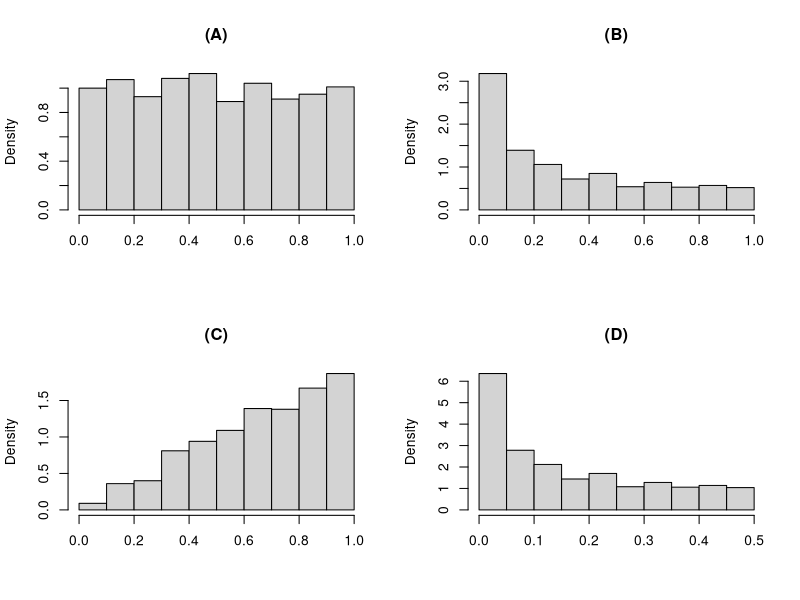
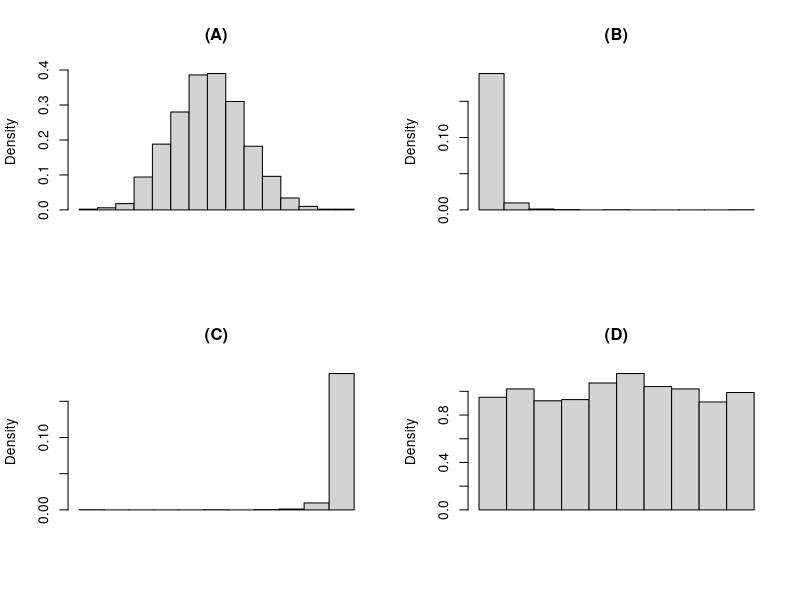
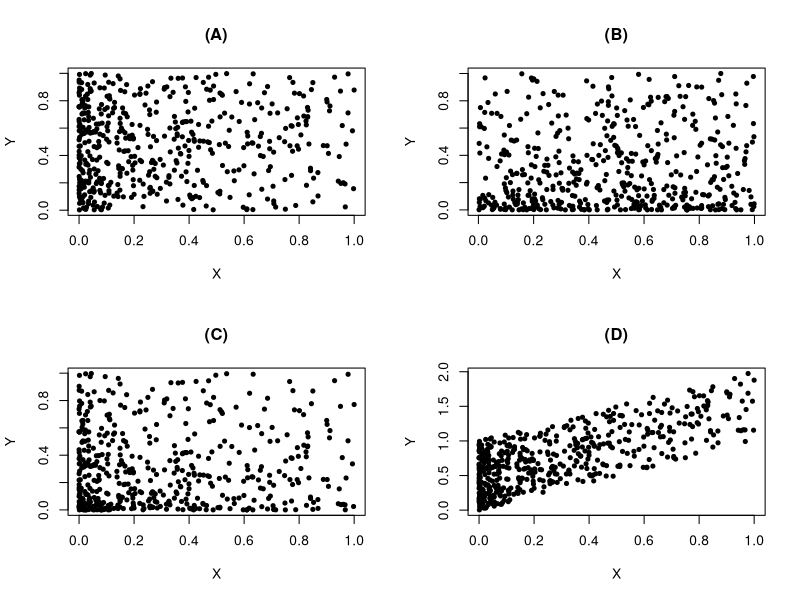

These figures' R source, in order:
x = runif(1000)
png("denshistex%d.png")
opar = par(mfrow=c(2,2))
hist(x,prob=T,xlab="",main='(A)')
hist(x*x,prob=T,xlab="",main='(B)')
hist(sqrt(x),prob=T,xlab="",main='(C)')
hist(x*x/2,prob=T,xlab="",main='(D)')
par(opar)

x = rnorm(1000)
opar = par(mfrow=c(2,2))
hist(x,prob=T,xlab="",xaxt='n',main='(A)')
hist(exp(x),prob=T,xlab="",xaxt='n',main='(B)')
hist(-exp(x),prob=T,xlab="",xaxt='n',main='(C)')
hist(runif(1000),prob=T,xlab="",xaxt='n',main='(D)')
par(opar)

x = runif(500)^2
y = runif(500)
opar = par(mfrow=c(2,2))
plot(x,y,xlab="X",ylab="Y",main='(A)',pch=20)
plot(y,x,xlab="X",ylab="Y",main='(B)',pch=20)
plot(x,y^2,xlab="X",ylab="Y",main='(C)',pch=20)
plot(x,x+y,xlab="X",ylab="Y",main='(D)',pch=20)
par(opar)


dev.off()
